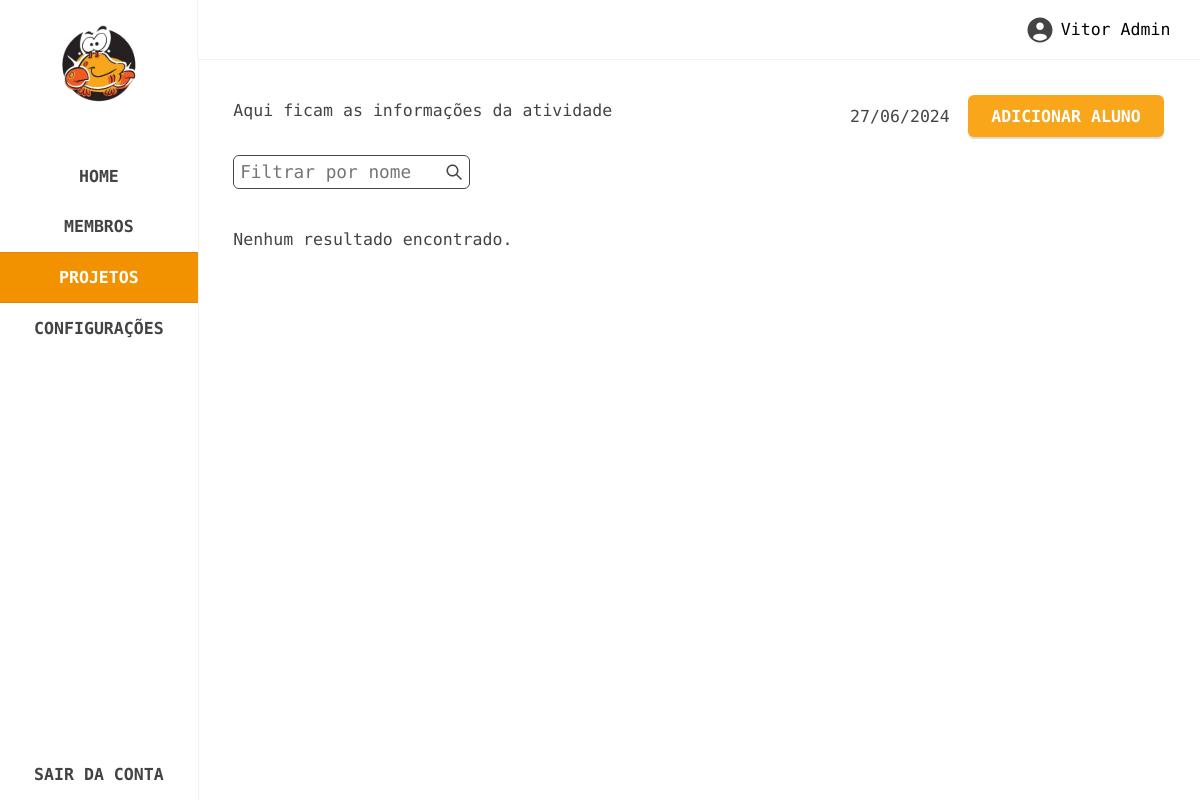
The page /projeto/projeto-teste/atividade-1 (signed in) on the database as committed earlier.
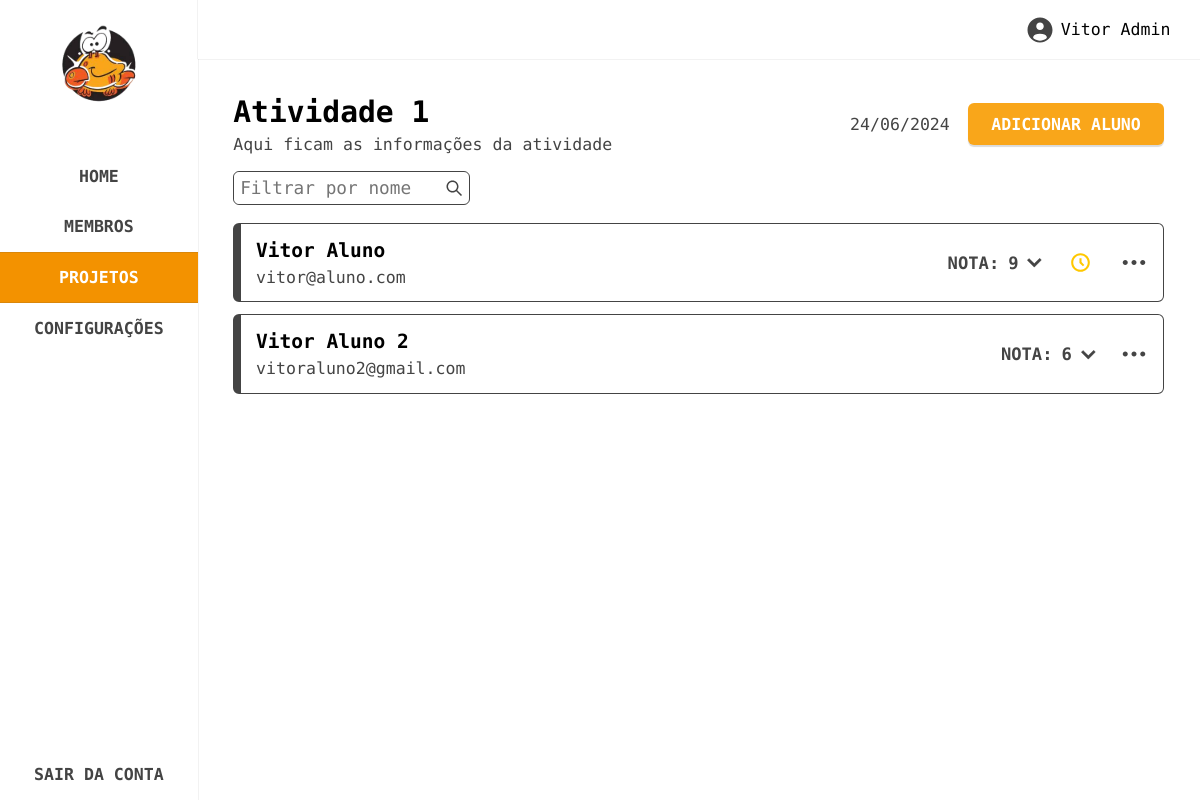
The same page on the database as committed later.
### tables this page shows
CREATE TABLE IF NOT EXISTS `activities` (
  `id` bigint(20) NOT NULL AUTO_INCREMENT,
  `name` varchar(100) DEFAULT NULL,
  `slug` varchar(100) DEFAULT NULL,
  `link` varchar(100) DEFAULT NULL,
  `date` date DEFAULT NULL,
  `project_id` bigint(100) DEFAULT NULL,
  PRIMARY KEY (`id`)
);

CREATE TABLE IF NOT EXISTS `users` (
  `id` bigint(100) NOT NULL AUTO_INCREMENT,
  `name` varchar(100) DEFAULT NULL,
  `email` varchar(150) DEFAULT NULL,
  `phone` varchar(100) DEFAULT NULL,
  `registration_number` bigint(100) DEFAULT NULL,
  `course` varchar(100) DEFAULT NULL,
  `year` varchar(100) DEFAULT NULL,
  `institution` varchar(150) DEFAULT NULL,
  `hours_to_be_validated` int(100) DEFAULT NULL,
  `password` varchar(150) DEFAULT NULL,
  `role` bigint(100) DEFAULT NULL,
  `approved` int(100) DEFAULT 0,
  PRIMARY KEY (`id`)
);

CREATE TABLE IF NOT EXISTS `student_activities` (
  `id` bigint(100) NOT NULL AUTO_INCREMENT,
  `user_id` bigint(100) DEFAULT NULL,
  `activity_id` bigint(100) DEFAULT NULL,
  `score` decimal(65,0) DEFAULT NULL,
  PRIMARY KEY (`id`)
);

### routes/routes.php (called while the page is built, shortened)
<?php
$route = isset($_GET['url']) ? $_GET['url'] : '';
function is_project_route($route) {
    return preg_match('/^projeto\/([a-zA-Z0-9-]+)$/', $route);
}
function is_activity_route($route) {
    return preg_match('/^projeto\/([a-zA-Z0-9-]+)\/([a-zA-Z0-9-]+)$/', $route);
}
if (is_project_route($route)) {
    preg_match('/^projeto\/([a-zA-Z0-9-]+)$/', $route, $matches);
    $slug = $matches[1];
    $file = './pages/project-single.php';
    $_GET['slug'] = $slug;
} elseif (is_activity_route($route)) {
    $file = './pages/activity-single.php';
}
include $file;
?>

### controllers/activities.php (called while the page is built, shortened)
<?php
include_once __DIR__ . '/../config/config.php';
include_once __DIR__ . '/../db/db.php';
function get_activity_info($slug) {
    global $connect;
    $query = "SELECT * FROM activities WHERE slug = ?";
    $stmt = $connect->prepare($query);
    $stmt->bind_param('s', $slug);
    $stmt->execute();
    $result = $stmt->get_result();
    if ($result->num_rows > 0) {
        return $result->fetch_assoc();
    } else {
        return null;
    }
}
function get_students_by_activity($activity_id, $filter_name, $page, $limit = 30) {
    global $connect;
    $offset = ($page - 1) * $limit;
    $filter_query = $filter_name ? "AND users.name LIKE ?" : "";
    $sql = "
        SELECT users.*
        FROM users
        JOIN student_activities ON users.id = student_activities.user_id
        WHERE student_activities.activity_id = ? $filter_query
        LIMIT ? OFFSET ?
    ";
    $stmt = $connect->prepare($sql);
    if ($filter_name) {
        $filter_name_param = '%' . $filter_name . '%';
        $stmt->bind_param("isii", $activity_id, $filter_name_param, $limit, $offset);
    } else {
        $stmt->bind_param("iii", $activity_id, $limit, $offset);
    }
    $stmt->execute();
    $result = $stmt->get_result();
    $users = $result->fetch_all(MYSQLI_ASSOC);
    return $users;
}
function get_score_from_student($user_id, $activity_id) {
    global $connect;
    $query = "SELECT score FROM student_activities WHERE user_id = ? AND activity_id = ? LIMIT 1";
    $stmt = $connect->prepare($query);
    $stmt->bind_param('ii', $user_id, $activity_id);
    $stmt->execute();
    $result = $stmt->get_result();
    $score = null;
    if ($row = $result->fetch_assoc()) {
        $score = $row['score'];
    }
    return $score;
}
?>

### controllers/users.php (called while the page is built, shortened)
<?php
include_once __DIR__ . '/../config/config.php';
include_once __DIR__ . '/../db/db.php';
function get_user_info($user_id, $fields = []) {
    global $connect;
    $field_list = implode(", ", $fields);
    $query = "SELECT $field_list FROM users WHERE id = ?";
    $stmt = $connect->prepare($query);
    $stmt->bind_param('i', $user_id);
    $stmt->execute();
    $result = [];
    $bind_result_args = [];
    foreach ($fields as $field) {
        $bind_result_args[] = &$result[$field];
    }
    call_user_func_array([$stmt, 'bind_result'], $bind_result_args);
    return $result;
}
?>

### config/config.php (called while the page is built, shortened)
<?php
function base_url($path) {
    return rtrim(BASE_URL, '/') . '/' . ltrim($path, '/');
}
?>

### pages/activity-single.php (the view, shortened to what the changed rows need)
<?php
include_once __DIR__ . '/../controllers/users.php';
include_once __DIR__ . '/../controllers/projects.php';
include_once __DIR__ . '/../controllers/activities.php';
$user_id = $_COOKIE['user_id'];
$user_info = get_user_info($user_id, ['id', 'name', 'role', 'approved']);
$role = $user_info['role'];
$is_approved = $user_info['approved'];
$filter_name = isset($_GET['name']) ? $_GET['name'] : '';
$page = isset($_GET['page']) ? intval($_GET['page']) : 1;
$activity_slug = isset($_GET['activity_slug']) ? $_GET['activity_slug'] : '';
$activity_info = get_activity_info($activity_slug);
$activity_id = $activity_info['id'];
$students = get_students_by_activity($activity_id, $filter_name, $page);
?>
<section class="activity-single" data-page="projects">
    <div class="main">
        <?php include __DIR__ . '/../partials/topbar.php'; ?>
        <div class="content">
            <div class="header">
                <span>
                    <h3><?= $activity_info['name'] ?></h3>
                    <p>Aqui ficam as informações da atividade</p>
                </span>
                <span>
                    <?php
                        $date = new DateTime($activity_info['date']);
                        $formatted_date = $date->format('d/m/Y');
                    ?>
                    <p><?= $formatted_date ?></p>
                    <?php if(intval($role) == 1 || (intval($role) == 2 && $is_approved == 1)): ?>
                        <button class="add-student-activity">ADICIONAR ALUNO</button>
                    <?php endif; ?>
                </span>
            </div>
            <div class="students">
                <?php if(count($students) > 0): ?>
                    <?php foreach($students as $user): ?>
                        <div class="card" data-role="<?= $user['role'] ?>">
                            <div class="left">
                                <span class="infos">
                                    <h5><?= $user['name'] ?></h5>
                                    <p><?= $user['email'] ?></p>
                                </span>
                            </div>
                            <div class="right">
                                <div class="score">
                                    <?php $score = get_score_from_student($user['id'], $activity_id); ?>
                                    <?php if($score != null): ?>
                                        <button class="score-btn">
                                            <h6>
                                                NOTA: <strong><?= $score ?></strong>
                                                <img src="<?= base_url('assets/images/svg/arrow-drop.svg') ?>" alt="arrow-drop">
                                            </h6>
                                        </button>
                                    <?php endif; ?>
                                </div>
                                <?php if(intval($user['approved']) != 1): ?>
                                    <span class="approved">
                                        <img src="<?= base_url('assets/images/svg/pending.svg') ?>" alt="pending" title="Aprovação Pendente">
                                    </span>
                                <?php endif; ?>
                                <?php if(intval($role) == 1 || (intval($role) == 2 && $user['id'] != $user_id && $is_approved && intval($user['role']) == 3)): ?>
                                    <button class="options-btn">
                                        <img src="<?= base_url('assets/images/svg/dots.svg') ?>" alt="dots">
                                    </button>
                                <?php endif; ?>
                            </div>
                        </div>
                    <?php endforeach; ?>
                <?php else: ?>
                    <p class="not-found">Nenhum resultado encontrado.</p>
                <?php endif; ?>
            </div>
        </div>
    </div>
</section>

Rows that differ between the two databases and show on the page:
added activities: name "Atividade 1", date "24/06/2024"
now on this page (row edited): users: name "Vitor Aluno", email "vitor@aluno.com", id.score "9", approved 0 (drawn)
added users: name "Vitor Aluno 2", email "vitoraluno2@gmail.com", id.score "6"
Other text that changed with them:
$formatted_date: "27/06/2024" → (not shown)
text no longer shown: "Nenhum resultado encontrado."
